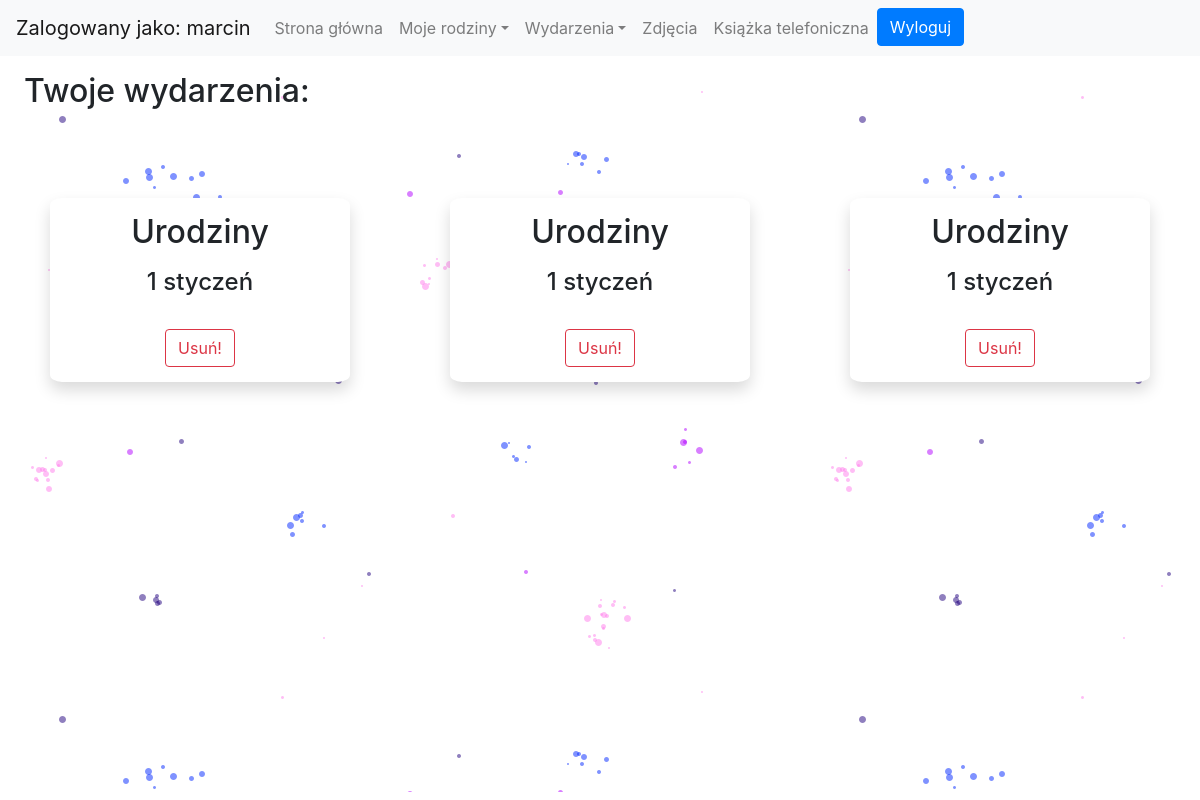
/main/myevents/ (signed in), run on the app's committed database.
### logged/models.py (models this page shows, shortened)
class Event(models.Model):
    author = models.CharField(max_length=256, default='None')
    occasion = models.CharField(max_length=64, default='None')
    desc = models.TextField(blank=True)
    day = models.PositiveSmallIntegerField(default=0)
    month = models.PositiveSmallIntegerField(default=0)

### logged/views.py (the view)
# urls.py: path('myevents/', Myevents, name='myevents'),
@login_required
def Myevents(request):
    if request.method=='GET':
        author = request.user.username
        my_events = Event.objects.filter(author=author)
        return render(request, 'logged/myevents.html', {'my_events':my_events})
    elif request.method == 'POST':
        event = request.POST['event_id']
        event_to_delete = get_object_or_404(Event, pk=event)
        event_to_delete.delete()
        return redirect('logedin')

### Authentication/templatetags/filters.py (called while the page is built)
@register.filter(name='month')
def month(value):
    result = None
    if value == 1:
        result = 'styczeń'
    if value == 2:
        result = 'luty'
    if value == 3:
        result = 'marzec'
    if value == 4:
        result = 'kwiecień'
    if value == 5:
        result = 'maj'
    if value == 6:
        result = 'czerwiec'
    if value == 7:
        result = 'lipiec'
    if value == 8:
        result = 'sierpień'
    if value == 9:
        result = 'wrzesień'
    if value == 10:
        result = 'październik'
    if value == 11:
        result = 'listopad'
    if value == 12:
        result = 'grudzień'
    return result

### logged/templates/logged/myevents.html (shortened to what this page needs)
<!doctype html>
<html lang="pl">
  <head>
{% load static%}
    <link rel="stylesheet" href="https://stackpath.bootstrapcdn.com/bootstrap/4.4.1/css/bootstrap.min.css">
    <link rel="stylesheet" href="{% static 'Authentication/css/style.css' %}" />
  </head>
  <body>
<nav class="navbar fixed-top navbar-expand-lg navbar-light bg-light">
  <div class="collapse navbar-collapse" id="navbarTogglerDemo01">
    <a class="navbar-brand"">Zalogowany jako: {{ user.username }}</a>
    <ul class="navbar-nav mr-auto mt-2 mt-lg-0">
        <li class="nav-item">
            <a class="nav-link" href="{% url 'logedin'%}">Strona główna</a>
        </li>
        <li class="nav-item dropdown">
            <a class="nav-link dropdown-toggle" data-toggle="dropdown" href="#" role="button" aria-haspopup="true" aria-expanded="false">Moje rodziny</a>
          </li>
          <li class="nav-item dropdown">
            <a class="nav-link dropdown-toggle" data-toggle="dropdown" href="#" role="button" aria-haspopup="true" aria-expanded="false">Wydarzenia</a>
          </li>
          <li class="nav-item">
            <a class="nav-link" href="{% url 'photos'%}">Zdjęcia</a>
          </li>
          <li class="nav-item">
            <a class="nav-link" href="{% url 'phonebook'%}">Książka telefoniczna</a>
          </li>
        <form action="{% url 'logoutuser' %}" method="POST">
            <button type="submit" class="btn btn-primary btn-block">Wyloguj</button>
        </form>
    </ul>
  </div>
</nav>
<br><br>
    {% load filters %}
<div class="back-myevents">
    <h2 style="margin:3vh">Twoje wydarzenia:</h2>
    <br>
    <div class="d-flex justify-content-around flex-wrap">
        {% for my_event in my_events %}
    <div class='shadow bg-white' style="text-align:center; border: 2px gray linear; padding: 15px; border-radius:4%; width:300px;margin-top:5vh;">
            <h2>{{ my_event.occasion }}</h2>
            <h4>{{ my_event.day }} {{my_event.month|month}}</h4>
            <form method="POST">
                <input type="hidden" name="event_id" value="{{ my_event.pk }}" ><br>
                <button type="submit" class="btn btn-outline-danger">Usuń!</button>
            </form>
    </div>
        {% endfor %}
    </div>
</div>
  </body>
</html>

### Authentication/static/Authentication/css/style.css (style rules this page uses)
.back-myevents { width: 100wv; min-height: 90vh; background-image: url('./../img/doodle5.png') }

### data on the page
Event: occasion "Urodziny", day "1", month|month "styczeń"
Event: occasion "Urodziny", day "1", month|month "styczeń"
Event: occasion "Urodziny", day "1", month|month "styczeń"

### other printed values
{{ user.username }} "marcin"
